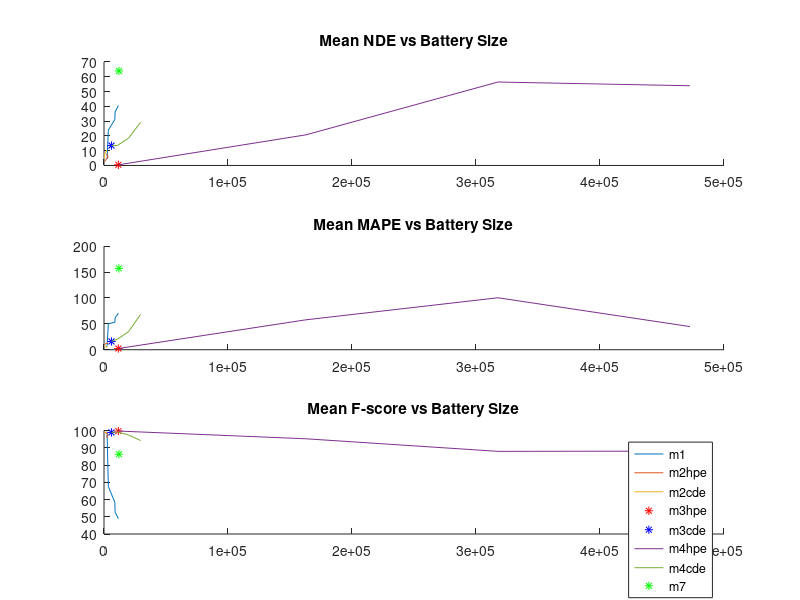
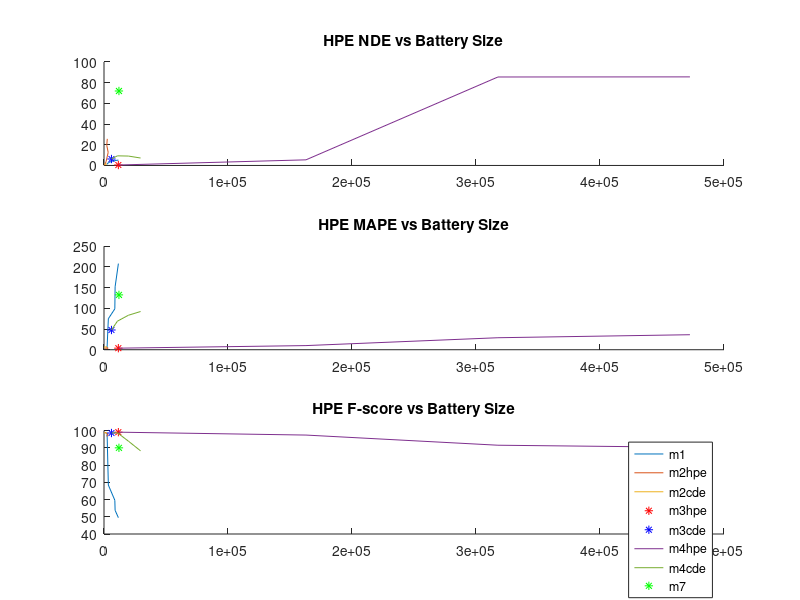
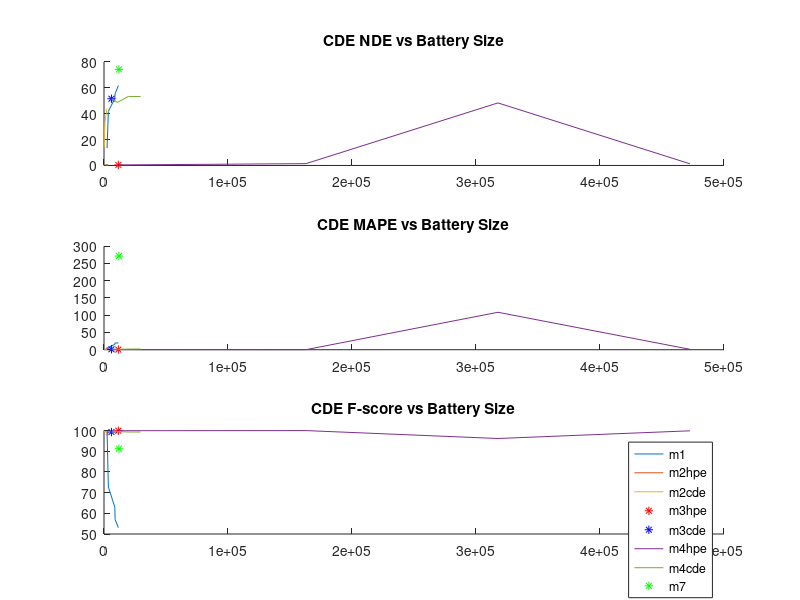

Source code (MATLAB) for these figures, in order:
clear

close all

HPE = 1;
FRE = 2;
CDE = 3;
UTE = 4;
GRE = 5;


%% Method 1

% Top5
% cell index: std of Gaussian noise
% [NDE, MAPE, F-Score] : columns
% [HPE, FRE, CDE, UTE, GRE] : rows

result1 = cell(1,5);
for i=1:5
    result1{i} = zeros(5,3);
end

batterySize1 = [2466, 3510, 8731, 8958, 11600];

result1{1}(:,1) = [1.14; 0.02; 13.39; 6.46; 0.2];
result1{1}(:,2) = [4.87; 4.19; 0.40; 22.54; 0.25];
result1{1}(:,3) = [98.92;99.77;99.73;98.10;99.72];

result1{2}(:,1) = [2.72;35.47;41.79;6.32;33.31];
result1{2}(:,2) = [74.89;10.92;6.02;150.24;9.28];
result1{2}(:,3) = [68.38;67.29;72.72;59.11;70.16];

result1{3}(:,1) = [5.15;45.62;51.86;11.16;41.99];
result1{3}(:,2) = [98.79;10.28;15.80;128.61;11.53];
result1{3}(:,3) = [59.56;58.60;62.95;50.98;59.73];

result1{4}(:,1) = [4.74;50.64;55.44;22.07;48.34];
result1{4}(:,2) = [152.11;10.60;19.60;114.62;11.25];
result1{4}(:,3) = [53.73;52.95;56.95;46.00;53.77];

result1{5}(:,1) = [5.20;53.87;61.78;29.10;52.76];
result1{5}(:,2) = [208.14;10.66;19.53;104.95;10.53];
result1{5}(:,3) = [49.47;49.21;53.10;42.87;50.06];

% NDE vs Battery size
nde = zeros(1,5);
for i=1:5
    nde(i)=mean(result1{i}(:,1));
end
subplot(3,1,1)
hold on
plot(batterySize1, nde)
title('Mean NDE vs Battery Size')

% MAPE vs Battery Size
mape = zeros(1,5);
for i=1:5
    mape(i)=mean(result1{i}(:,2));
end
subplot(3,1,2)
hold on
plot(batterySize1, mape)
title('Mean MAPE vs Battery Size')

% f-score vs battery size
fscore = zeros(1,5);
for i=1:5
    fscore(i)=mean(result1{i}(:,3));
end
subplot(3,1,3)
hold on
plot(batterySize1, fscore)
title('Mean F-score vs Battery Size')


%% Method 2

% Top5: Focus HPE
% cell index: std of Gaussian noise
% [NDE, MAPE, F-Score] : columns
% [HPE, FRE, CDE, UTE, GRE] : rows
result2HPE = cell(1,5);
for i=1:5
    result2HPE{i} = zeros(5,3);
end

batterySize2HPE  = [492, 1689, 2530, 3374, 2223, 2648];

result2HPE{1}(:,1) = [0.07;0.13;0.44;13.40;0.10];
result2HPE{1}(:,2) = [3.79;4.17;0.43;43.16;0.150];
result2HPE{1}(:,3) = [98.99;99.87;99.89;96.78;99.85];

result2HPE{2}(:,1) = [3.81;0.16;0.49;14.93;0.78];
result2HPE{2}(:,2) = [3.78;4.52;2.00;48.06;0.19];
result2HPE{2}(:,3) = [98.61;99.34;99.48;96.17;99.48];

result2HPE{3}(:,1) = [8.33;0.46;0.07;14.24;1.51];
result2HPE{3}(:,2) = [3.81;5.84;3.72;47.33;0.27];
result2HPE{3}(:,3) = [98.18;98.54;99.04;95.83;99.96];

result2HPE{4}(:,1) = [12.57;1.49;0.26;13.08;2.07];
result2HPE{4}(:,2) = [3.89;7.31;4.72;45.63;0.41];
result2HPE{4}(:,3) = [97.80;97.77;98.66;95.58;98.67];

result2HPE{5}(:,1) = [19.53;1.62;0.86;11.27;2.99];
result2HPE{5}(:,2) = [4.10;8.39;4.39;42.54;0.57];
result2HPE{5}(:,3) = [97.15;96.91;98.11;95.23;98.07];

result2HPE{6}(:,1) = [25.72;1.66;0.13;9.6;3.85];
result2HPE{6}(:,2) = [4.32;9.23;6.86;40.48;3.85];
result2HPE{6}(:,3) = [96.57;92.20;97.60;94.89;97.57];

% NDE vs Battery size
nde = zeros(1,6);
for i=1:6
    nde(i)=mean(result2HPE{i}(:,1));
end
subplot(3,1,1)
plot(batterySize2HPE, nde)
%title('NDE vs Battery Size')

% MAPE vs Battery Size
mape = zeros(1,6);
for i=1:6
    mape(i)=mean(result2HPE{i}(:,2));
end
subplot(3,1,2)
plot(batterySize2HPE, mape)
%title('MAPE vs Battery Size')

% f-score vs battery size
fscore = zeros(1,6);
for i=1:6
    fscore(i)=mean(result2HPE{i}(:,3));
end
subplot(3,1,3)
plot(batterySize2HPE, fscore)
%title('F-score vs Battery Size')

%% Method 2
% Top5: Focus CDE
% cell index: std of Gaussian noise
% [NDE, MAPE, F-Score] : columns
% [HPE, FRE, CDE, UTE, GRE] : rows
result2CDE = cell(1,5);
for i=1:5
    result2CDE{i} = zeros(5,3);
end

batterySize2CDE = [282, 345, 797, 1398, 2198, 1759];

result2CDE{1}(:,1) = [1.15;0.00;14.29;6.49;0.22];
result2CDE{1}(:,2) = [4.83;4.19;0.39;22.96;0.25];
result2CDE{1}(:,3) = [98.90;99.76;99.73;98.06;99.71];

result2CDE{2}(:,1) = [1.26;0.18;23.74;6.28;0.49];
result2CDE{2}(:,2) = [6.17;4.23;0.46;22.70;0.22];
result2CDE{2}(:,3) = [98.79;99.63;99.59;97.96;99.61];

result2CDE{3}(:,1) = [1.26;0.47;33.44;5.92;0.81];
result2CDE{3}(:,2) = [6.79;4.19;0.43;22.00;0.15];
result2CDE{3}(:,3) = [98.66;99.51;99.47;97.88;99.50];

result2CDE{4}(:,1) = [1.24;0.57;38.56;5.68;0.92];
result2CDE{4}(:,2) = [6.78;4.19;0.41;21.58;0.16];
result2CDE{4}(:,3) = [98.61;99.45;99.41;97.85;99.44];

result2CDE{5}(:,1) = [1.38;0.63;40.20;5.56;0.99];
result2CDE{5}(:,2) = [7.43;4.19;0.39;5.56;0.99];
result2CDE{5}(:,3) = [98.58;99.43;99.39;97.83;99.41];

result2CDE{6}(:,1) = [1.25;0.80;43.99;5.32;1.16];
result2CDE{6}(:,2) = [6.97;4.15;0.34;21.00;0.10];
result2CDE{6}(:,3) = [98.52;99.37;99.34;97.80;99.36];

% NDE vs Battery size
nde = zeros(1,6);
for i=1:6
    nde(i)=mean(result2CDE{i}(:,1));
end
subplot(3,1,1)
plot(batterySize2CDE, nde)
%title('NDE vs Battery Size')

% MAPE vs Battery Size
mape = zeros(1,6);
for i=1:6
    mape(i)=mean(result2CDE{i}(:,2));
end
subplot(3,1,2)
plot(batterySize2CDE, mape)
%title('MAPE vs Battery Size')

% f-score vs battery size
fscore = zeros(1,6);
for i=1:6
    fscore(i)=mean(result2CDE{i}(:,3));
end
subplot(3,1,3)
plot(batterySize2CDE, fscore)
%title('F-score vs Battery Size')

%% Method 3: Focus HPE
% [NDE, MAPE, F-Score] : columns
% [HPE, FRE, CDE, UTE, GRE] : rows

result3HPE = zeros(5,3);
batterySize3HPE = 11571;

result3HPE(:,1) = [0.43;0.15;0.42;0.96;0.18];
result3HPE(:,2) = [3.77;4.16;0.43;3.42;0.01];
result3HPE(:,3) = [99.05;99.91;99.92;99.69;99.92];

subplot(3,1,1)
plot(batterySize3HPE,mean(result3HPE(:,1)),'r*')
subplot(3,1,2)
plot(batterySize3HPE,mean(result3HPE(:,2)),'r*')
subplot(3,1,3)
plot(batterySize3HPE,mean(result3HPE(:,3)),'r*')

%% Method 3 : Focus CDE
% [NDE, MAPE, F-Score] : columns
% [HPE, FRE, CDE, UTE, GRE] : rows

result3CDE = zeros(5,3);
batterySize3CDE = 6015;

result3CDE(:,1) = [6.24;2.07;51.58;6.75;0.62];
result3CDE(:,2) = [47.70;6.41;1.30;24.67;0.02];
result3CDE(:,3) = [98.56;99.18;99.27;97.87;99.69];

subplot(3,1,1)
plot(batterySize3CDE,mean(result3CDE(:,1)),'b*')
subplot(3,1,2)
plot(batterySize3CDE,mean(result3CDE(:,2)),'b*')
subplot(3,1,3)
plot(batterySize3CDE,mean(result3CDE(:,3)),'b*')

%% Method 4: Focus HPE
% cell index: change in mean appliance power 0, 5, 10, 15
% [NDE, MAPE, F-Score] : columns
% [HPE, FRE, CDE, UTE, GRE] : rows
result4HPE = cell(1,4);
for i=1:4
    result4HPE{i} = zeros(5,3);
end

batterySize4HPE = [11571, 162872, 317692, 472511];

result4HPE{1}(:,1) = [0.43; 0.15;0.42;0.96;0.18];
result4HPE{1}(:,2) = [3.77;4.16;0.43;3.42;0.01];
result4HPE{1}(:,3) = [99.05;99.91;99.92;99.69;99.92];

result4HPE{2}(:,1) = [5.43;3.91;1.40;91.18;1.67];
result4HPE{2}(:,2) = [10.00;8.24;0.20;269.00;1.78];
result4HPE{2}(:,3) = [97.37;97.74;99.97;81.45;99.55];

result4HPE{3}(:,1) = [85.50;37.20;48.36;108.14;3.03];
result4HPE{3}(:,2) = [28.99;41.16;108.60;318.07;5.42];
result4HPE{3}(:,3) = [91.48;77.13;96.15;77.36;97.51];

result4HPE{4}(:,1) = [85.60;38.19;1.29;110.75;33.79];
result4HPE{4}(:,2) = [36.27;41.75;1.29;110.75;33.79];
result4HPE{4}(:,3) = [90.29;79.22;99.86;79.06;91.85];

% NDE vs Battery size
nde = zeros(1,4);
for i=1:4
    nde(i)=mean(result4HPE{i}(:,1));
end
subplot(3,1,1)
plot(batterySize4HPE, nde)
%title('NDE vs Battery Size')

% MAPE vs Battery Size
mape = zeros(1,4);
for i=1:4
    mape(i)=mean(result4HPE{i}(:,2));
end
subplot(3,1,2)
plot(batterySize4HPE, mape)
%title('MAPE vs Battery Size')

% f-score vs battery size
fscore = zeros(1,4);
for i=1:4
    fscore(i)=mean(result4HPE{i}(:,3));
end
subplot(3,1,3)
plot(batterySize4HPE, fscore)
%title('F-score vs Battery Size')

%% Method 4: Focus CDE
% cell index: change in mean appliance power 0, 5, 10, 15
% [NDE, MAPE, F-Score] : columns
% [HPE, FRE, CDE, UTE, GRE] : rows

result4CDE = cell(1,4);
for i=1:4
    result4CDE{i} = zeros(5,3);
end

batterySize4CDE = [6015,10826, 19682, 29487];

result4CDE{1}(:,1) = [6.24;2.07;51.58;6.75;0.62];
result4CDE{1}(:,2) = [47.70;6.41;1.30;24.67;0.02];
result4CDE{1}(:,3) = [98.56;99.18;99.27;97.87;99.69];

result4CDE{2}(:,1) = [9.30;1.59;48.76;7.91;0.09];
result4CDE{2}(:,2) = [69.01;5.36;1.31;26.08;0.02];
result4CDE{2}(:,3) = [98.70;99.68;99.55;98.05;99.95];

result4CDE{3}(:,1) = [9.08;0.28;53.37;28.96;0.10];
result4CDE{3}(:,2) = [83.31;4.13;1.87;83.95;0.05];
result4CDE{3}(:,3) = [93.84;99.95;99.28;94.24;99.93];

result4CDE{4}(:,1) = [7.19;0.50;53.27;84.87;0.05];
result4CDE{4}(:,2) = [92.34;4.27;2.08;241.78;0.17];
result4CDE{4}(:,3) = [88.21;99.88;99.29;83.70;99.92];

% NDE vs Battery size
nde = zeros(1,4);
for i=1:4
    nde(i)=mean(result4CDE{i}(:,1));
end
subplot(3,1,1)
plot(batterySize4CDE, nde)
%title('NDE vs Battery Size')

% MAPE vs Battery Size
mape = zeros(1,4);
for i=1:4
    mape(i)=mean(result4CDE{i}(:,2));
end
subplot(3,1,2)
plot(batterySize4CDE, mape)
%title('MAPE vs Battery Size')

% f-score vs battery size
fscore = zeros(1,4);
for i=1:4
    fscore(i)=mean(result4CDE{i}(:,3));
end
subplot(3,1,3)
plot(batterySize4CDE, fscore)
%title('F-score vs Battery Size')

%% Method 7

result7 = zeros(5,3);

batterySize7 = 12044;

result7(:,1) = [71.97; 10.14;74.26;92.57;70.80];
result7(:,2) = [132.48;15.75;271.53;293.22;73.66];
result7(:,3) = [89.96;91.45;91.21;77.98;80.79];

subplot(3,1,1)
plot(batterySize7,mean(result7(:,1)),'g*')
subplot(3,1,2)
plot(batterySize7,mean(result7(:,2)),'g*')
subplot(3,1,3)
plot(batterySize7,mean(result7(:,3)),'g*')

legend('m1','m2hpe','m2cde','m3hpe','m3cde','m4hpe','m4cde','m7')

%% Appliance-wise plot

% HPE
applIdx = 1;
figure
subplot(3,1,1) % HPE nde
hold on
nde = zeros(1,5);
for i=1:5
    nde(i)=result1{i}(applIdx,1);
end
plot(batterySize1, nde)
subplot(3,1,2) % HPE mape
hold on
mape = zeros(1,5);
for i=1:5
    mape(i)=result1{i}(applIdx,2);
end
plot(batterySize1, mape)
subplot(3,1,3) % HPE fscore
hold on
fscore = zeros(1,5);
for i=1:5
    fscore(i)=result1{i}(applIdx,3);
end
plot(batterySize1, fscore)

% NDE vs Battery size
nde = zeros(1,6);
for i=1:6
    nde(i)=result2HPE{i}(applIdx,1);
end
subplot(3,1,1)
plot(batterySize2HPE, nde)
title('HPE NDE vs Battery Size')

% MAPE vs Battery Size
mape = zeros(1,6);
for i=1:6
    mape(i)=result2HPE{i}(applIdx,2);
end
subplot(3,1,2)
plot(batterySize2HPE, mape)
title('HPE MAPE vs Battery Size')

% f-score vs battery size
fscore = zeros(1,6);
for i=1:6
    fscore(i)=result2HPE{i}(applIdx,3);
end
subplot(3,1,3)
plot(batterySize2HPE, fscore)
title('HPE F-score vs Battery Size')

% NDE vs Battery size
nde = zeros(1,6);
for i=1:6
    nde(i)=result2CDE{i}(applIdx,1);
end
subplot(3,1,1)
plot(batterySize2CDE, nde)
%title('NDE vs Battery Size')

% MAPE vs Battery Size
mape = zeros(1,6);
for i=1:6
    mape(i)=result2CDE{i}(applIdx,2);
end
subplot(3,1,2)
plot(batterySize2CDE, mape)
%title('MAPE vs Battery Size')

% f-score vs battery size
fscore = zeros(1,6);
for i=1:6
    fscore(i)=result2CDE{i}(applIdx,3);
end
subplot(3,1,3)
plot(batterySize2CDE, fscore)
%title('F-score vs Battery Size')

subplot(3,1,1)
plot(batterySize3HPE,result3HPE(applIdx,1),'r*')
subplot(3,1,2)
plot(batterySize3HPE,result3HPE(applIdx,2),'r*')
subplot(3,1,3)
plot(batterySize3HPE,result3HPE(applIdx,3),'r*')

subplot(3,1,1)
plot(batterySize3CDE,result3CDE(applIdx,1),'b*')
subplot(3,1,2)
plot(batterySize3CDE,result3CDE(applIdx,2),'b*')
subplot(3,1,3)
plot(batterySize3CDE,result3CDE(applIdx,3),'b*')

% NDE vs Battery size
nde = zeros(1,4);
for i=1:4
    nde(i)=result4HPE{i}(applIdx,1);
end
subplot(3,1,1)
plot(batterySize4HPE, nde)
%title('NDE vs Battery Size')

% MAPE vs Battery Size
mape = zeros(1,4);
for i=1:4
    mape(i)=result4HPE{i}(applIdx,2);
end
subplot(3,1,2)
plot(batterySize4HPE, mape)
%title('MAPE vs Battery Size')

% f-score vs battery size
fscore = zeros(1,4);
for i=1:4
    fscore(i)=result4HPE{i}(applIdx,3);
end
subplot(3,1,3)
plot(batterySize4HPE, fscore)
%title('F-score vs Battery Size')

% NDE vs Battery size
nde = zeros(1,4);
for i=1:4
    nde(i)=result4CDE{i}(applIdx,1);
end
subplot(3,1,1)
plot(batterySize4CDE, nde)
%title('NDE vs Battery Size')

% MAPE vs Battery Size
mape = zeros(1,4);
for i=1:4
    mape(i)=result4CDE{i}(applIdx,2);
end
subplot(3,1,2)
plot(batterySize4CDE, mape)
%title('MAPE vs Battery Size')

% f-score vs battery size
fscore = zeros(1,4);
for i=1:4
    fscore(i)=result4CDE{i}(applIdx,3);
end
subplot(3,1,3)
plot(batterySize4CDE, fscore)
%title('F-score vs Battery Size')

subplot(3,1,1)
plot(batterySize7,result7(applIdx,1),'g*')
subplot(3,1,2)
plot(batterySize7,result7(applIdx,2),'g*')
subplot(3,1,3)
plot(batterySize7,result7(applIdx,3),'g*')

legend('m1','m2hpe','m2cde','m3hpe','m3cde','m4hpe','m4cde','m7')

%% CDE

applIdx = 3;
figure
subplot(3,1,1) 
hold on
nde = zeros(1,5);
for i=1:5
    nde(i)=result1{i}(applIdx,1);
end
plot(batterySize1, nde)
subplot(3,1,2) 
hold on
mape = zeros(1,5);
for i=1:5
    mape(i)=result1{i}(applIdx,2);
end
plot(batterySize1, mape)
subplot(3,1,3)
hold on
fscore = zeros(1,5);
for i=1:5
    fscore(i)=result1{i}(applIdx,3);
end
plot(batterySize1, fscore)

% NDE vs Battery size
nde = zeros(1,6);
for i=1:6
    nde(i)=result2HPE{i}(applIdx,1);
end
subplot(3,1,1)
plot(batterySize2HPE, nde)
title('CDE NDE vs Battery Size')

% MAPE vs Battery Size
mape = zeros(1,6);
for i=1:6
    mape(i)=result2HPE{i}(applIdx,2);
end
subplot(3,1,2)
plot(batterySize2HPE, mape)
title('CDE MAPE vs Battery Size')

% f-score vs battery size
fscore = zeros(1,6);
for i=1:6
    fscore(i)=result2HPE{i}(applIdx,3);
end
subplot(3,1,3)
plot(batterySize2HPE, fscore)
title('CDE F-score vs Battery Size')

% NDE vs Battery size
nde = zeros(1,6);
for i=1:6
    nde(i)=result2CDE{i}(applIdx,1);
end
subplot(3,1,1)
plot(batterySize2CDE, nde)
%title('NDE vs Battery Size')

% MAPE vs Battery Size
mape = zeros(1,6);
for i=1:6
    mape(i)=result2CDE{i}(applIdx,2);
end
subplot(3,1,2)
plot(batterySize2CDE, mape)
%title('MAPE vs Battery Size')

% f-score vs battery size
fscore = zeros(1,6);
for i=1:6
    fscore(i)=result2CDE{i}(applIdx,3);
end
subplot(3,1,3)
plot(batterySize2CDE, fscore)
%title('F-score vs Battery Size')

subplot(3,1,1)
plot(batterySize3HPE,result3HPE(applIdx,1),'r*')
subplot(3,1,2)
plot(batterySize3HPE,result3HPE(applIdx,2),'r*')
subplot(3,1,3)
plot(batterySize3HPE,result3HPE(applIdx,3),'r*')

subplot(3,1,1)
plot(batterySize3CDE,result3CDE(applIdx,1),'b*')
subplot(3,1,2)
plot(batterySize3CDE,result3CDE(applIdx,2),'b*')
subplot(3,1,3)
plot(batterySize3CDE,result3CDE(applIdx,3),'b*')

% NDE vs Battery size
nde = zeros(1,4);
for i=1:4
    nde(i)=result4HPE{i}(applIdx,1);
end
subplot(3,1,1)
plot(batterySize4HPE, nde)
%title('NDE vs Battery Size')

% MAPE vs Battery Size
mape = zeros(1,4);
for i=1:4
    mape(i)=result4HPE{i}(applIdx,2);
end
subplot(3,1,2)
plot(batterySize4HPE, mape)
%title('MAPE vs Battery Size')

% f-score vs battery size
fscore = zeros(1,4);
for i=1:4
    fscore(i)=result4HPE{i}(applIdx,3);
end
subplot(3,1,3)
plot(batterySize4HPE, fscore)
%title('F-score vs Battery Size')

% NDE vs Battery size
nde = zeros(1,4);
for i=1:4
    nde(i)=result4CDE{i}(applIdx,1);
end
subplot(3,1,1)
plot(batterySize4CDE, nde)
%title('NDE vs Battery Size')

% MAPE vs Battery Size
mape = zeros(1,4);
for i=1:4
    mape(i)=result4CDE{i}(applIdx,2);
end
subplot(3,1,2)
plot(batterySize4CDE, mape)
%title('MAPE vs Battery Size')

% f-score vs battery size
fscore = zeros(1,4);
for i=1:4
    fscore(i)=result4CDE{i}(applIdx,3);
end
subplot(3,1,3)
plot(batterySize4CDE, fscore)
%title('F-score vs Battery Size')

subplot(3,1,1)
plot(batterySize7,result7(applIdx,1),'g*')
subplot(3,1,2)
plot(batterySize7,result7(applIdx,2),'g*')
subplot(3,1,3)
plot(batterySize7,result7(applIdx,3),'g*')

legend('m1','m2hpe','m2cde','m3hpe','m3cde','m4hpe','m4cde','m7')